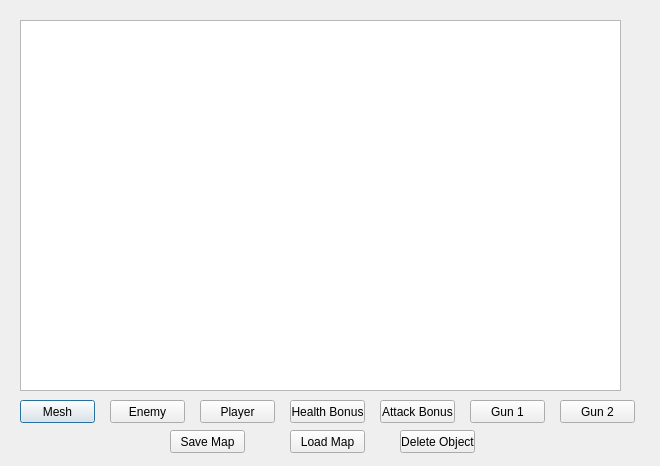
<?xml version="1.0" encoding="UTF-8"?>
<ui version="4.0">
 <class>LevelConstructor</class>
 <widget class="QDialog" name="LevelConstructor">
  <property name="geometry">
   <rect>
    <x>0</x>
    <y>0</y>
    <width>660</width>
    <height>466</height>
   </rect>
  </property>
  <property name="windowTitle">
   <string>Dialog</string>
  </property>
  <widget class="QGraphicsView" name="graphicsView">
   <property name="geometry">
    <rect>
     <x>20</x>
     <y>20</y>
     <width>601</width>
     <height>371</height>
    </rect>
   </property>
  </widget>
  <widget class="QPushButton" name="MeshButton">
   <property name="geometry">
    <rect>
     <x>20</x>
     <y>400</y>
     <width>75</width>
     <height>23</height>
    </rect>
   </property>
   <property name="text">
    <string>Mesh</string>
   </property>
  </widget>
  <widget class="QPushButton" name="enemyButton">
   <property name="geometry">
    <rect>
     <x>110</x>
     <y>400</y>
     <width>75</width>
     <height>23</height>
    </rect>
   </property>
   <property name="text">
    <string>Enemy</string>
   </property>
  </widget>
  <widget class="QPushButton" name="playerButton">
   <property name="geometry">
    <rect>
     <x>200</x>
     <y>400</y>
     <width>75</width>
     <height>23</height>
    </rect>
   </property>
   <property name="text">
    <string>Player</string>
   </property>
  </widget>
  <widget class="QPushButton" name="healthBonus">
   <property name="geometry">
    <rect>
     <x>290</x>
     <y>400</y>
     <width>75</width>
     <height>23</height>
    </rect>
   </property>
   <property name="text">
    <string>Health Bonus</string>
   </property>
  </widget>
  <widget class="QPushButton" name="attackBonus">
   <property name="geometry">
    <rect>
     <x>380</x>
     <y>400</y>
     <width>75</width>
     <height>23</height>
    </rect>
   </property>
   <property name="text">
    <string>Attack Bonus</string>
   </property>
  </widget>
  <widget class="QPushButton" name="gun1Button">
   <property name="geometry">
    <rect>
     <x>470</x>
     <y>400</y>
     <width>75</width>
     <height>23</height>
    </rect>
   </property>
   <property name="text">
    <string>Gun 1</string>
   </property>
  </widget>
  <widget class="QPushButton" name="gun2Button">
   <property name="geometry">
    <rect>
     <x>560</x>
     <y>400</y>
     <width>75</width>
     <height>23</height>
    </rect>
   </property>
   <property name="text">
    <string>Gun 2</string>
   </property>
  </widget>
  <widget class="QPushButton" name="saveButton">
   <property name="geometry">
    <rect>
     <x>170</x>
     <y>430</y>
     <width>75</width>
     <height>23</height>
    </rect>
   </property>
   <property name="text">
    <string>Save Map</string>
   </property>
  </widget>
  <widget class="QPushButton" name="loadMap">
   <property name="geometry">
    <rect>
     <x>290</x>
     <y>430</y>
     <width>75</width>
     <height>23</height>
    </rect>
   </property>
   <property name="text">
    <string>Load Map</string>
   </property>
  </widget>
  <widget class="QPushButton" name="deleteButton">
   <property name="geometry">
    <rect>
     <x>400</x>
     <y>430</y>
     <width>75</width>
     <height>23</height>
    </rect>
   </property>
   <property name="text">
    <string>Delete Object</string>
   </property>
  </widget>
 </widget>
 <resources/>
 <connections/>
</ui>
